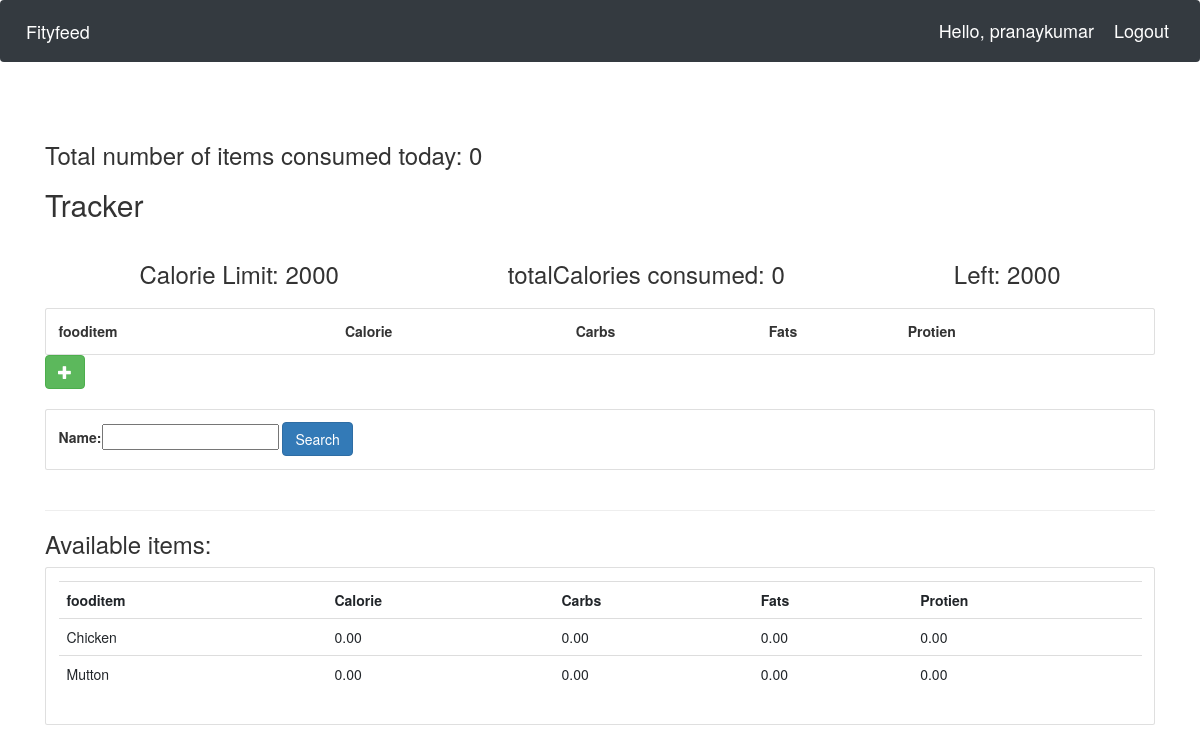
The page /user/ (signed in) on the database its author committed.
### Foodset/models.py (models this page shows, shortened)
class FoodItems(models.Model):
    name = models.CharField(max_length=200)
    category = models.ManyToManyField(Category)
    carbohydrate = models.DecimalField(max_digits=5, decimal_places=2, default=0)
    fats = models.DecimalField(max_digits=5, decimal_places=2, default=0)
    protein = models.DecimalField(max_digits=5, decimal_places=2, default=0)
    calorie = models.DecimalField(max_digits=5, decimal_places=2, default=0, blank=True)
    quantity = models.IntegerField(default=1, null=True, blank=True)

### Foodset/views.py (the view)
# urls.py: path('user/',views.userPage,name='userPage'), #userPage
def userPage(request):
    user=request.user
    cust=user.customer
    fooditems=FoodItems.objects.filter()
    myfilter = FoodItemFilter(request.GET,queryset=fooditems)
    fooditems=myfilter.qs
    total=UserFoodItem.objects.all()
    myfooditems=total.filter(customer=cust)
    cnt=myfooditems.count()
    querysetFood=[]
    for food in myfooditems:
        querysetFood.append(food.fooditem.all())
    finalFoodItems=[]
    for items in querysetFood:
        for food_items in items:
            finalFoodItems.append(food_items)
    totalCalories=0
    for foods in finalFoodItems:
        totalCalories+=foods.calorie
    CalorieLeft=2000-totalCalories
    context={'CalorieLeft':CalorieLeft,'totalCalories':totalCalories,'cnt':cnt,'foodlist':finalFoodItems,'fooditem':fooditems,'myfilter':myfilter}
    return render(request,'user.html',context)

### Foodset/templates/user.html (shortened to what this page needs)
{% extends 'main.html' %}
{% block content %}
<head> <link rel="stylesheet" href="https://maxcdn.bootstrapcdn.com/bootstrap/3.3.7/css/bootstrap.min.css"></head>
<h3>Total number of items consumed today: {{cnt}}</h3>
<div class="today">
	<h2>Tracker</h2>
	<div class="flex-box-row">
		<h3>Calorie Limit: 2000</h3>
		<h3>totalCalories consumed: {{totalCalories}}</h3>
		<h3>Left: {{ CalorieLeft }}</h3>
	</div>
    <div class="card card-body">
        <table>
            <tr>
                <th>fooditem</th>
                <th>Calorie</th>
                <th>Carbs</th>
                <th>Fats</th>
                <th>Protien</th>
            </tr>
        </table>
	</div>
	<form action="{% url 'addFooditem' %}" method="POST">
		<button type="submit" class="btn btn-success">
			<span class="glyphicon glyphicon-plus"></span>
		</button>
	</form>
</div>
<br>
<div class="row">
	<div class="col">
		<div class="card card-body">
			<form method="get">
				{{myfilter.form}}
		    <button class="btn btn-primary" type="submit">Search</button>
		  </form>
		</div>
	</div>
</div>
<br>
<hr>
<h3>Available items:</h3>
<div class="row">
	<div class="col-md">
		<div class="card card-body">
			<table class="table table-sm">
				<tr>
					<th>fooditem</th>
					<th>Calorie</th>
					<th>Carbs</th>
					<th>Fats</th>
					<th>Protien</th>
				</tr>
				{% for food in fooditem %}
				<tr>
					<td>{{food.name}}</td>
					<td> {{food.calorie}}</td>
					<td> {{food.carbohydrate}}</td>
                    <td> {{food.fats}}</td>
                    <td> {{food.protein}}</td>
					</tr>
				{% endfor %}
			</table>
		</div>
	</div>
</div>
{% endblock %}

### Foodset/templates/main.html (shortened to what this page needs)
{% load static %}
<!DOCTYPE html>
<html lang="en">
<head>
    <link rel="stylesheet" href="https://stackpath.bootstrapcdn.com/bootstrap/4.5.0/css/bootstrap.min.css"0>
    <link rel="stylesheet" href="{% static 'css/main.css' %}">
</head>
<body>
    {% include 'navbar.html' %}
    <br>
    <br>
    <div class="container">
    {% block content %}{% endblock %}
    </div>
</body>
</html>

### Foodset/templates/navbar.html (shortened to what this page needs)
{% load static%}
<nav class="navbar navbar-expand-lg navbar-dark bg-dark">
    <a class="navbar-brand" href="{% url 'home' %}">Fityfeed</a>
    <span class="hello-msg">Hello, {{request.user}}</span>
    <span ><a  class="hello-msg" href="{% url 'logout' %}">Logout</a></span>
  </nav>

### static/css/main.css (style rules this page uses)
.flex-box-row { display:flex; padding : 10px; flex-wrap: wrap; justify-content: space-around; }

### Foodset/templates/navbar.html (style rules this page uses)
.hello-msg { font-size: 18px; color: #fff; margin-right: 20px; }

### rows shown on the page
FoodItems: name "Chicken", calorie "0.00", carbohydrate "0.00", fats "0.00", protein "0.00"
FoodItems: name "Mutton", calorie "0.00", carbohydrate "0.00", fats "0.00", protein "0.00"

### other values the page prints
{{ request.user }} "pranaykumar"
{{ cnt }} "0"
{{ totalCalories }} "0"
{{ CalorieLeft }} "2000"
